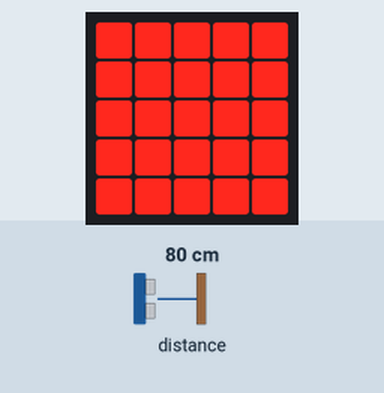
A program run on a simulated BBC micro:bit (MakeCode). Parts: the board's 5×5 LED display. Inputs (shaded band) come from the test bench; at power-on: distance to the obstacle 80 cm.

Above: at 1.2 s.
1.3 s: distance to the obstacle set to 2 cm
At 2.9 s:
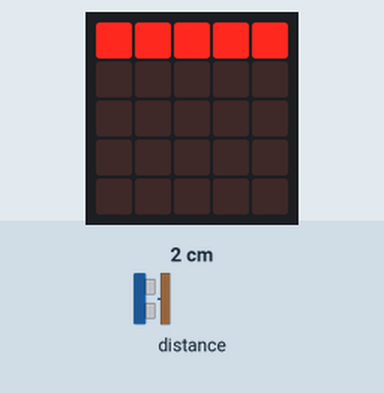
3.2 s: distance to the obstacle set to 9 cm
At 3.7 s:
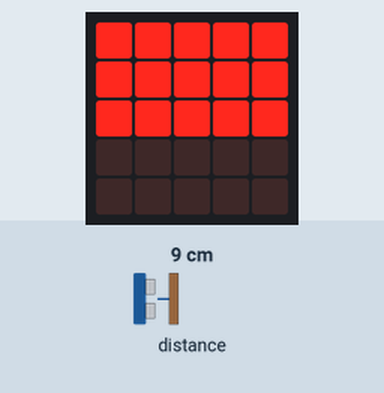
4.8 s: distance to the obstacle set to 13 cm
6.3 s: distance to the obstacle set to 17 cm
At 7.5 s:
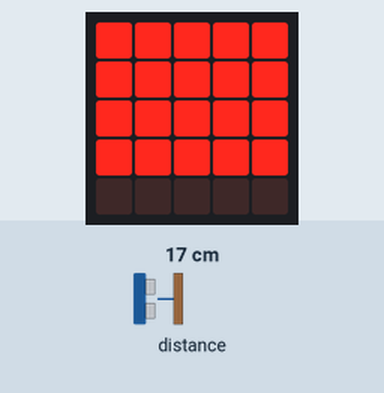
7.8 s: distance to the obstacle set to 5 cm
At 8.5 s:
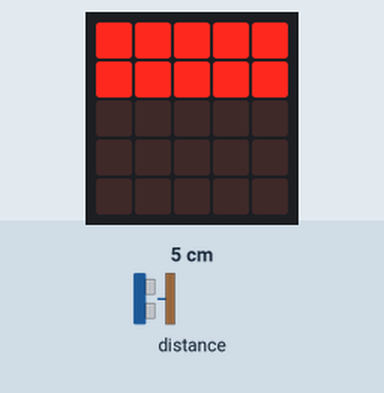
9.5 s: distance to the obstacle set to 4 cm
At 10.3 s:
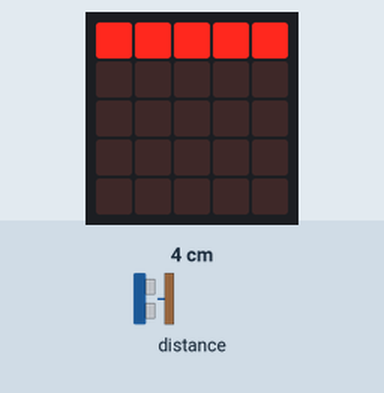
Timing chart, 0 to 12.2 s (numbered marks = the images above; inputs shaded):
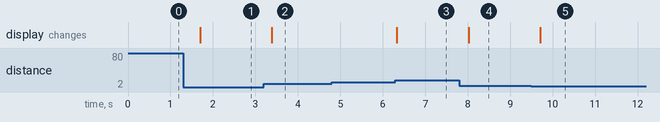

The program:

main.ts
```typescript
let distance = 0
basic.forever(function () {
    distance = sonar.ping(
    DigitalPin.P0,
    DigitalPin.P1,
    PingUnit.Centimeters
    )
    if (distance <= 4) {
        basic.showLeds(`
            # # # # #
            . . . . .
            . . . . .
            . . . . .
            . . . . .
            `)
    } else if (distance <= 8) {
        basic.showLeds(`
            # # # # #
            # # # # #
            . . . . .
            . . . . .
            . . . . .
            `)
    } else if (distance <= 14) {
        basic.showLeds(`
            # # # # #
            # # # # #
            # # # # #
            . . . . .
            . . . . .
            `)
    } else if (distance <= 20) {
        basic.showLeds(`
            # # # # #
            # # # # #
            # # # # #
            # # # # #
            . . . . .
            `)
    } else {
        basic.showLeds(`
            # # # # #
            # # # # #
            # # # # #
            # # # # #
            # # # # #
            `)
    }
})
```

test.ts
```typescript
// les tests vont ici ; cela ne sera pas compilé si ce paquet est utilisé en tant qu'extension.
```

Measured:
- the behaviour switches between 14 and 15 cm on distance to the obstacle (found by bisection; images 2 and 3)
- after the input at 1.3 s, the display: changes after 0.40 s (image 1)
- after the input at 3.2 s, the display: changes after 0.19 s (image 2)
- after the input at 4.8 s, every drawn part: stays the same
- after the input at 6.3 s, the display: changes at once (image 3)
- after the input at 7.8 s, the display: changes after 0.22 s (image 4)
- after the input at 9.5 s, the display: changes after 0.20 s (image 5)
